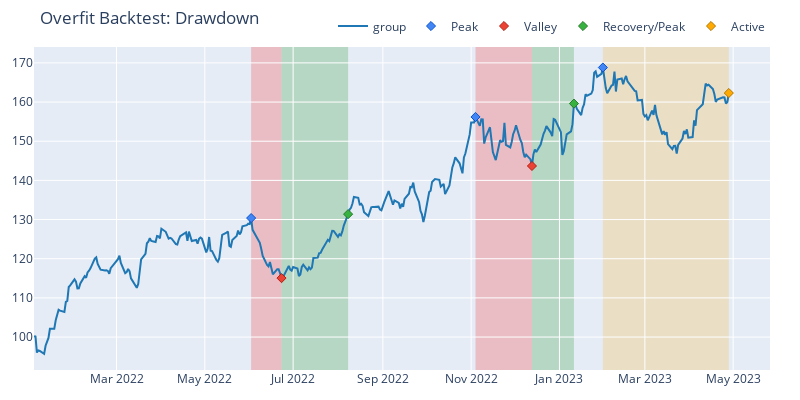

Notebook code for this chart:
### Code cell
pyopt_pf.drawdowns.plot(top_n=3, width=800, height=400, title='Overfit Backtest: Drawdown').show()

### Figure 1 — Plotly figure (JSON) as saved in the notebook; plotly's stock layout.template omitted (floating-point values rounded to 4 significant figures; data arrays with more than 128 entries replaced by an {"elided": "..."} marker saying what was removed)
{"data": [{"line": {"color": "#1f77b4"}, "name": "group", "showlegend": true, "type": "scatter", "uid": "a5b714cb-15a1-4950-a380-9701765e1288", "x": {"elided": "330 str values"}, "y": {"elided": "330 float values"}}, {"customdata": [[10], [17], [21]], "hovertemplate": "Drawdown Id: %{customdata[0]}<br>Peak Timestamp: %{x}<br>Peak Value: %{y}", "marker": {"color": "#4285F4", "line": {"color": "rgb(11,84,205)", "width": 1}, "size": 7, "symbol": "diamond"}, "mode": "markers", "name": "Peak", "type": "scatter", "uid": "577eb01b-a35d-4b0b-aed7-b3edbf3bf174", "x": ["2022-06-02T00:00:00", "2022-11-04T00:00:00", "2023-01-31T00:00:00"], "y": [130.4, 156.2, 168.8]}, {"customdata": [["10", "-0.11761364383579843", "14 days 00:00:00"], ["17", "-0.08014481318367198", "26 days 00:00:00"]], "hovertemplate": "Drawdown Id: %{customdata[0]}<br>Valley Timestamp: %{x}<br>Valley Value: %{y}<br>Drawdown: %{customdata[1]:.2%}<br>Duration: %{customdata[2]}", "marker": {"color": "#EA4335", "line": {"color": "rgb(181,31,18)", "width": 1}, "size": 7, "symbol": "diamond"}, "mode": "markers", "name": "Valley", "type": "scatter", "uid": "32ad8bb6-5037-45ed-8a9f-383871186486", "x": ["2022-06-23T00:00:00", "2022-12-13T00:00:00"], "y": [115.1, 143.7]}, {"customdata": [["10", "0.1419667339882146", "32 days 00:00:00"], ["17", "0.1108954294173469", "20 days 00:00:00"]], "hovertemplate": "Drawdown Id: %{customdata[0]}<br>End Timestamp: %{x}<br>End Value: %{y}<br>Return: %{customdata[1]:.2%}<br>Duration: %{customdata[2]}", "marker": {"color": "#37B13F", "line": {"color": "rgb(38,123,44)", "width": 1}, "size": 7, "symbol": "diamond"}, "mode": "markers", "name": "Recovery/Peak", "type": "scatter", "uid": "512a6333-7036-4347-983f-8f48c60fd130", "x": ["2022-08-08T00:00:00", "2023-01-11T00:00:00"], "y": [131.4, 159.6]}, {"customdata": [["21", "-0.13031685290760384", "58 days 00:00:00"]], "hovertemplate": "Drawdown Id: %{customdata[0]}<br>End Timestamp: %{x}<br>End Value: %{y}<br>Return: %{customdata[1]:.2%}<br>Duration: %{customdata[2]}", "marker": {"color": "#FFAA00", "line": {"color": "rgb(178,118,0)", "width": 1}, "size": 7, "symbol": "diamond"}, "mode": "markers", "name": "Active", "type": "scatter", "uid": "f414857a-5786-459b-926f-6c1efa1d1ce2", "x": ["2023-04-28T00:00:00"], "y": [162.3]}], "layout": {"height": 400, "legend": {"orientation": "h", "traceorder": "normal", "x": 1, "xanchor": "right", "y": 1.02, "yanchor": "bottom"}, "margin": {"b": 30, "l": 30, "r": 30, "t": 30}, "shapes": [{"fillcolor": "red", "layer": "below", "line": {"width": 0}, "opacity": 0.2, "type": "rect", "x0": "2022-06-02T00:00:00", "x1": "2022-06-23T00:00:00", "xref": "x", "y0": 0, "y1": 1, "yref": "paper"}, {"fillcolor": "red", "layer": "below", "line": {"width": 0}, "opacity": 0.2, "type": "rect", "x0": "2022-11-04T00:00:00", "x1": "2022-12-13T00:00:00", "xref": "x", "y0": 0, "y1": 1, "yref": "paper"}, {"fillcolor": "green", "layer": "below", "line": {"width": 0}, "opacity": 0.2, "type": "rect", "x0": "2022-06-23T00:00:00", "x1": "2022-08-08T00:00:00", "xref": "x", "y0": 0, "y1": 1, "yref": "paper"}, {"fillcolor": "green", "layer": "below", "line": {"width": 0}, "opacity": 0.2, "type": "rect", "x0": "2022-12-13T00:00:00", "x1": "2023-01-11T00:00:00", "xref": "x", "y0": 0, "y1": 1, "yref": "paper"}, {"fillcolor": "orange", "layer": "below", "line": {"width": 0}, "opacity": 0.2, "type": "rect", "x0": "2023-01-31T00:00:00", "x1": "2023-04-28T00:00:00", "xref": "x", "y0": 0, "y1": 1, "yref": "paper"}], "title": {"text": "Overfit Backtest: Drawdown"}, "width": 800}}
